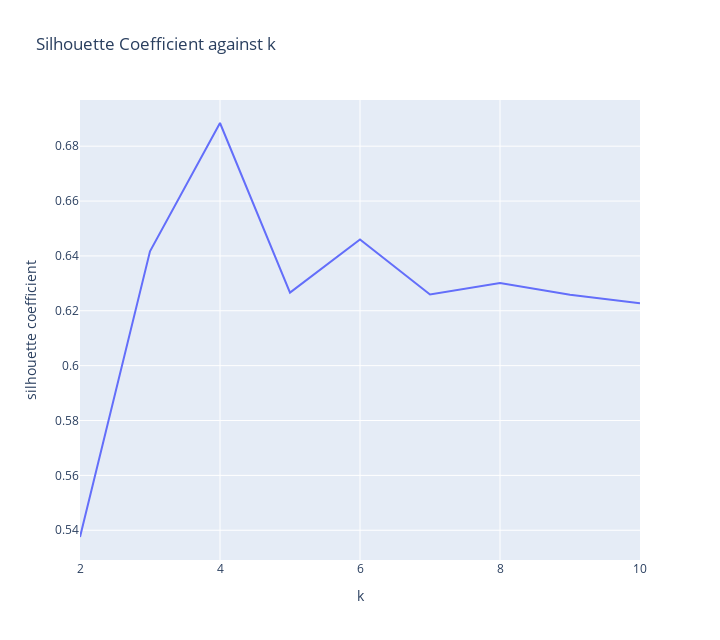

Notebook code cell kept with this figure:
### Code cell
kmeans_sil_coef_plot(X)

### Figure 1 — Plotly figure (JSON) as saved in the notebook; plotly's stock layout.template omitted (floating-point values rounded to 4 significant figures)
{"data": [{"hovertemplate": "k=%{x}<br>silhouette coefficient=%{y}<extra></extra>", "legendgroup": "", "line": {"color": "#636efa", "dash": "solid"}, "marker": {"symbol": "circle"}, "mode": "lines", "name": "", "orientation": "v", "showlegend": false, "type": "scatter", "x": [2, 3, 4, 5, 6, 7, 8, 9, 10], "xaxis": "x", "y": [0.5375, 0.6417, 0.6884, 0.6266, 0.646, 0.6259, 0.6302, 0.6258, 0.6228], "yaxis": "y"}], "layout": {"height": 640, "legend": {"tracegroupgap": 0}, "title": {"text": "Silhouette Coefficient against k"}, "width": 720, "xaxis": {"anchor": "y", "domain": [0, 1], "title": {"text": "k"}}, "yaxis": {"anchor": "x", "domain": [0, 1], "title": {"text": "silhouette coefficient"}}}}
